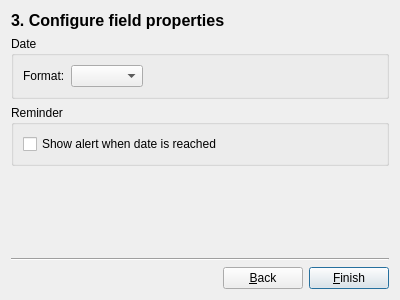
<?xml version="1.0" encoding="UTF-8"?>
<ui version="4.0">
 <class>DateFieldWizard</class>
 <widget class="QWidget" name="DateFieldWizard">
  <property name="geometry">
   <rect>
    <x>0</x>
    <y>0</y>
    <width>400</width>
    <height>300</height>
   </rect>
  </property>
  <property name="windowTitle">
   <string>Form</string>
  </property>
  <layout class="QVBoxLayout" name="verticalLayout_3">
   <item>
    <widget class="QLabel" name="label">
     <property name="styleSheet">
      <string notr="true">font-size: 16px;
font-weight: bold;</string>
     </property>
     <property name="text">
      <string>3. Configure field properties</string>
     </property>
    </widget>
   </item>
   <item>
    <widget class="QGroupBox" name="groupBox">
     <property name="title">
      <string>Date</string>
     </property>
     <layout class="QVBoxLayout" name="verticalLayout">
      <item>
       <layout class="QHBoxLayout" name="horizontalLayout_2">
        <item>
         <widget class="QLabel" name="label_2">
          <property name="text">
           <string>Format:</string>
          </property>
         </widget>
        </item>
        <item>
         <widget class="QComboBox" name="dateFormatBox"/>
        </item>
        <item>
         <spacer name="horizontalSpacer_2">
          <property name="orientation">
           <enum>Qt::Horizontal</enum>
          </property>
          <property name="sizeHint" stdset="0">
           <size>
            <width>40</width>
            <height>20</height>
           </size>
          </property>
         </spacer>
        </item>
       </layout>
      </item>
     </layout>
    </widget>
   </item>
   <item>
    <widget class="QGroupBox" name="groupBox_2">
     <property name="title">
      <string>Reminder</string>
     </property>
     <layout class="QVBoxLayout" name="verticalLayout_2">
      <item>
       <widget class="QCheckBox" name="reminderCheckBox">
        <property name="toolTip">
         <string>Show an alert message when the specified date is reached (saved date equals to today's date) at program start</string>
        </property>
        <property name="text">
         <string>Show alert when date is reached</string>
        </property>
       </widget>
      </item>
     </layout>
    </widget>
   </item>
   <item>
    <spacer name="verticalSpacer">
     <property name="orientation">
      <enum>Qt::Vertical</enum>
     </property>
     <property name="sizeHint" stdset="0">
      <size>
       <width>20</width>
       <height>75</height>
      </size>
     </property>
    </spacer>
   </item>
   <item>
    <widget class="Line" name="line">
     <property name="orientation">
      <enum>Qt::Horizontal</enum>
     </property>
    </widget>
   </item>
   <item>
    <layout class="QHBoxLayout" name="horizontalLayout">
     <item>
      <spacer name="horizontalSpacer">
       <property name="orientation">
        <enum>Qt::Horizontal</enum>
       </property>
       <property name="sizeHint" stdset="0">
        <size>
         <width>40</width>
         <height>20</height>
        </size>
       </property>
      </spacer>
     </item>
     <item>
      <widget class="QPushButton" name="backButton">
       <property name="text">
        <string>&amp;Back</string>
       </property>
      </widget>
     </item>
     <item>
      <widget class="QPushButton" name="finishButton">
       <property name="text">
        <string>&amp;Finish</string>
       </property>
       <property name="autoDefault">
        <bool>true</bool>
       </property>
       <property name="default">
        <bool>true</bool>
       </property>
      </widget>
     </item>
    </layout>
   </item>
  </layout>
 </widget>
 <resources/>
 <connections/>
</ui>
